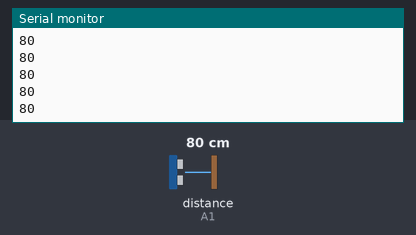
The sketch below on a simulated Arduino Uno, built with avr-gcc and run on an emulated ATmega328P. Parts: the last lines printed to the serial monitor. Wiring (inferred from the names in the program): ultrasonic range finder: trigger A0; echo A1. Inputs (shaded band) come from the test bench; at power-on: distance to the obstacle (sensor on A1) 80 cm. The echo pulse lasts 58.3 µs per cm.

Above: at 1.2 s.
1.3 s: distance to the obstacle (sensor on A1) set to 2 cm
At 1.9 s:
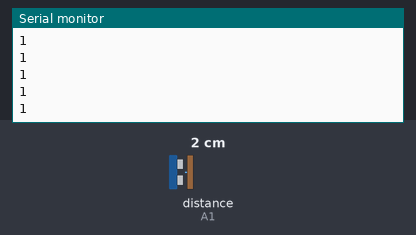
2.8 s: distance to the obstacle (sensor on A1) set to 4 cm
At 3.7 s:
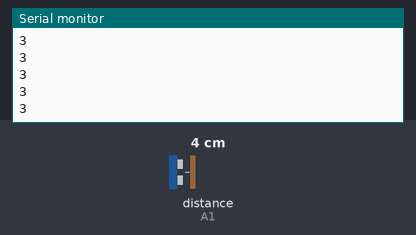
Timing chart, 0 to 5.8 s (numbered marks = the images above; inputs shaded):
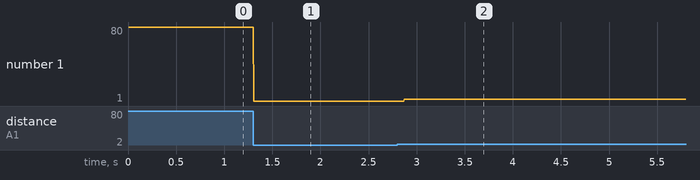

Measured:
- after the input at 1.3 s, the serial monitor: prints a new line at once (image 1)
- after the input at 2.8 s, the serial monitor: prints a new line after 0.07 s (image 2)
- plotted number 1: 80 → 1 after the input at 1.3 s, 1 → 3 after the input at 2.8 s

The sketch:

ultrasonic_reporter.ino
```cpp
/**
 * This code interfaces with a Kuman HC-SR04 ultrasonic sensor.  It will continuously measure
 * distance with the HC-SR04 and write the values to the serial port.
 *
 * The sensor works by sending a 10us pulse which triggers it to send out an ultrasonic burst
 * after which a pulse proportional to distance will be sent on the echo pin.
 *
 * More documentation on the sensor can be found here: http://www.micropik.com/PDF/HCSR04.pdf
 *
 * @author Anthony Barone
 */

// Pin constants
const int TRIGGER = A0;
const int ECHO = A1;

void setup() {
  Serial.begin(9600);
  pinMode(TRIGGER, OUTPUT);
  pinMode(ECHO, INPUT);
  digitalWrite(TRIGGER, LOW);
}

void loop() {
  // Get the distance in cm
  long distance = ping();

  Serial.println(distance);

  // The readings aren't stable without a delay between them
  delayMicroseconds(10);
}

/**
 * Sends a 10us pulse to the TRIGGER pin and reads the response from the ECHO pin, converting it to cm.
 * @return distance in cm
 */
long ping() {
  // Trigger a burst with a 10 us pulse
  digitalWrite(TRIGGER, HIGH);
  delayMicroseconds(10);
  digitalWrite(TRIGGER, LOW);

  // Read the response
  long echoPulseDuration = pulseIn(ECHO, HIGH);

  // Magic calculation to get centimeters per HC-SR04 documentation
  return echoPulseDuration / 58;
}
```
